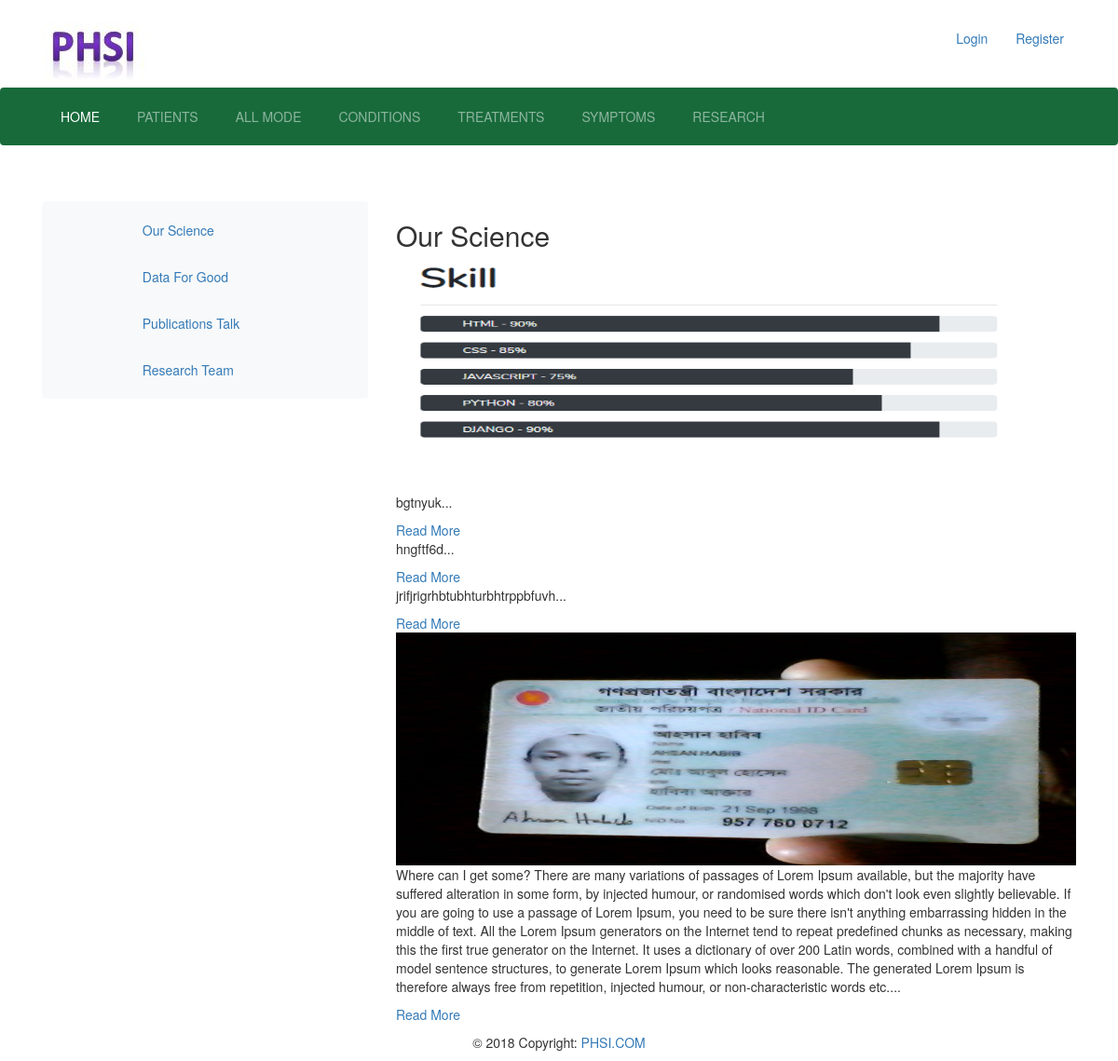
The page /userinfo/research/ on the database its author committed.
### userinfo/models.py (models this page shows, shortened)
class Research(models.Model):
    profile                 =  models.ForeignKey(Doctor, on_delete=models.CASCADE, related_name='research')
    research_image          =  models.ImageField(upload_to='research_image', blank=True)
    details                 =  models.TextField()

### userinfo/views.py (the view, shortened to what this page needs)
# urls.py: path('research/', research, name = 'research'),
def research(request):
	form = ResearchForm()
	all_research = Research.objects.all()
	context = {
			'form':form,
			'all_research': all_research,
		}
	template = 'userinfo/doctor/research.html'
	return render(request, template, context)

### templates/userinfo/doctor/research.html (shortened to what this page needs)
{% extends 'base.html' %}
{% load static %}
{% block content %}
	<br><br>
<div class="container">
	<div class="row">
		<div class="col-sm-4">
				<nav class="navbar bg-light">
						<ul class="navbar-nav">
						  <li class="nav-item">
							<a class="nav-link" href="#">Our Science</a>
						  </li>
						  <li class="nav-item">
							<a class="nav-link" href="#">Data For Good</a>
						  </li>
						  <li class="nav-item">
							<a class="nav-link" href="#">Publications Talk</a>
						  </li>
						  <li class="nav-item">
								<a class="nav-link" href="#">Research Team</a>
							  </li>
						</ul>
					  </nav>
		</div>
		<div class="col-sm-8">
				<h2>Our Science</h2>
      {% for research in all_research %}
       {% if research.research_image %}
				<img src="{{ research.research_image.url }}" width="100%" height="250px" all="research_image">
       {% endif %}
				<p>{{research.details}}...</p>
				<div class="button"><span><a href="#">Read More</a></span></div>
      {% endfor %}
		</div>
	</div>
</div>
{% endblock %}

### static/layout/style.css (style rules this page uses)
* { box-sizing: border-box; }
body { margin: 0; padding: 0; background-color:white; }
.nav-item { padding-right: 30px }
.navbar { background-color: #186A3B }

### rows shown on the page
Research: research_image (picture), details "bgtnyuk"
Research: details "hngftf6d"
Research: details "jrifjrigrhbtubhturbhtrppbfuvh"
Research: research_image (picture), details "Where can I get some? There are many variations of passages of Lorem Ipsum available, but the majority have suffered alteration in some form, by injected humour, or randomised words which don't look even slightly believable. If you are going to use a passage of Lorem Ipsum, you need to be sure there isn't anything embarrassing hidden in the middle of text. All the Lorem Ipsum generators on the Internet tend to repeat predefined chunks as necessary, making this the first true generator on the Internet. It uses a dictionary of over 200 Latin words, combined with a handful of model sentence structures, to generate Lorem Ipsum which looks reasonable. The generated Lorem Ipsum is therefore…"
